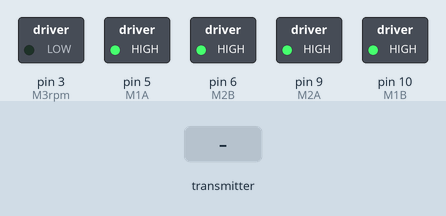
The sketch below on a simulated Arduino Uno, built with avr-gcc and run on an emulated ATmega328P. Shown: switched loads named in the sketch (green lamp = pin HIGH). Inputs (shaded band) come from the test bench. No radio packets arrive unless stated.

Above: at 1.2 s.
1.3 s: the transmitter starts sending speedmotor1 = 256
At 2.0 s:
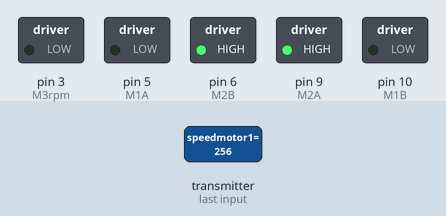
2.8 s: the transmitter starts sending speedmotor2 = 256
At 3.2 s:
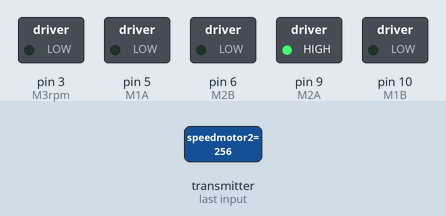
4.3 s: the transmitter starts sending speedmotor3 = 256
At 5.5 s:
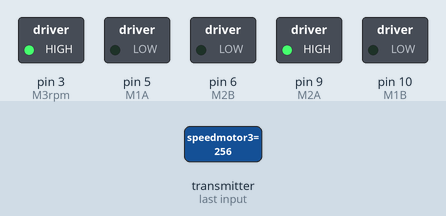
5.8 s: the transmitter starts sending speedmotor1 = 0
At 6.6 s:
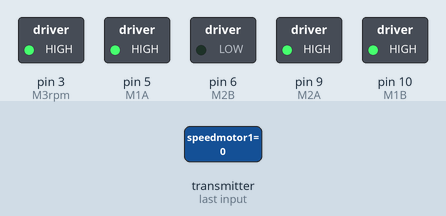
7.3 s: the transmitter starts sending speedmotor2 = 0
At 7.8 s:
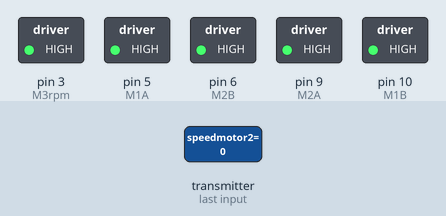
8.8 s: the transmitter starts sending speedmotor1 = 512
At 10.2 s:
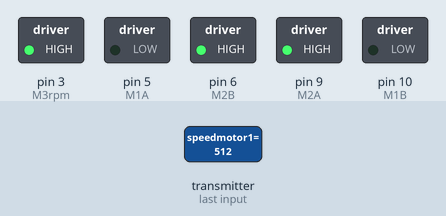
Timing chart, 0 to 11.3 s (numbered marks = the images above; inputs shaded):
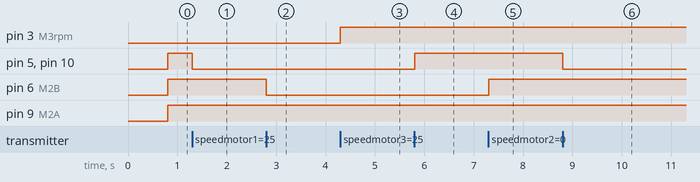

The sketch:

aw_spinner_receiver.ino
```cpp
#include <SPI.h>
#include "RF24.h"

//motori
const int M1A = 5;//PHASE
const int M1B = 10;
const int M2A = 9;//PHASE
const int M2B = 6;

//arma
const int M3rpm = 3;
int WeaponAngle = 0;

bool radioNumber = 1;
const uint8_t channel =85;

RF24 radio(7, 8);

typedef struct {
  int speedmotor1;
  int speedmotor2;
  int speedmotor3;
  bool Fire;
  int Angle;
}
A_t;

volatile A_t sentData;
unsigned long Current_Time;
unsigned long Last_Data_Time;
unsigned long FailSafe_Time = 800;
bool FailSafe;


byte addresses[][6] = {"3Node", "4Node"};

void setup() {
  //Serial.begin(9600);
  //Serial.println("Serial Ready");

  //esc motori
  pinMode(M1A, OUTPUT);
  digitalWrite(M1A, LOW);
  pinMode(M1B, OUTPUT);
  digitalWrite(M1B, LOW);
  pinMode(M2A, OUTPUT);
  digitalWrite(M2A, LOW);
  pinMode(M2B, OUTPUT);
  digitalWrite(M2B, LOW);

  //mosfet arma
  pinMode(M3rpm, OUTPUT);
  digitalWrite(M3rpm, LOW);


  radio.begin();
  radio.setChannel(channel);
  radio.setPALevel(RF24_PA_LOW);
  if (radioNumber) {
    radio.openWritingPipe(addresses[1]);
    radio.openReadingPipe(1, addresses[0]);
  } else {
    radio.openWritingPipe(addresses[0]);
    radio.openReadingPipe(1, addresses[1]);
  }
  radio.startListening();
}

void loop() {

  if (radio.available()) {
    while (radio.available()) {
      radio.read( &sentData, sizeof(sentData) );
      Last_Data_Time = millis();
      FailSafe = false;
    }
    setM1speed(sentData.speedmotor1);
    setM2speed(sentData.speedmotor2);
    setM3speed(sentData.speedmotor3);
  }

  while (!radio.available()){
    Current_Time = millis();
    if (Current_Time - Last_Data_Time > FailSafe_Time){
      FailSafe = true;
      break;
    }
  }

  if (FailSafe){
    failsafe();
  }

  /*
    Serial.print("FailSafe: ");
    Serial.print(FailSafe);
    //Serial.print("\t millis: ");
    //time = millis();
    //Serial.print(time);
    Serial.print("\t radio: ");
    Serial.print(radio.available());

    Serial.print("PWM1: ");
    Serial.print(sentData.speedmotor1);
    Serial.print("PWM2: ");
    Serial.println(sentData.speedmotor2);
  //*/

}

int setM1speed(int rpm) {
  if (rpm < 0) {
    digitalWrite(M1A, LOW);
    analogWrite(M1B, -rpm);
  } else if (rpm > 0) {
    digitalWrite(M1B, LOW);
    analogWrite(M1A, rpm);
  } else if (rpm == 0) {
    digitalWrite(M1B, HIGH);
    digitalWrite(M1A, HIGH);
  }
  return 0;
}

int setM2speed(int rpm) {
  if (rpm < 0) {
    digitalWrite(M2A, LOW);
    analogWrite(M2B, -rpm);
  } else if (rpm > 0) {
    digitalWrite(M2B, LOW);
    analogWrite(M2A, rpm);
  } else if (rpm == 0) {
    digitalWrite(M2B, HIGH);
    digitalWrite(M2A, HIGH);
  }
  return 0;
}

int setM3speed(int rpm) {
  if (rpm < 0) return 0;
  if (rpm > 240) {
    digitalWrite(M3rpm, HIGH);
    return 0;
  }
  if (rpm == 0) {
    digitalWrite(M3rpm, LOW);
    return 0;
  }
  analogWrite(M3rpm, rpm);
  return 1;
}

void failsafe(){
  setM1speed(0);
  setM2speed(0);
  setM3speed(0);
}
```

Measured:
- after the input at 1.3 s, pin 5 (M1A), pin 10 (M1B): HIGH → LOW at once
- after the input at 2.8 s, pin 6 (M2B): HIGH → LOW at once
- after the input at 4.3 s, pin 3 (M3rpm): LOW → HIGH at once
- after the input at 5.8 s, pin 5 (M1A), pin 10 (M1B): LOW → HIGH at once
- after the input at 7.3 s, pin 6 (M2B): LOW → HIGH at once
- after the input at 8.8 s, pin 5 (M1A), pin 10 (M1B): HIGH → LOW at once
